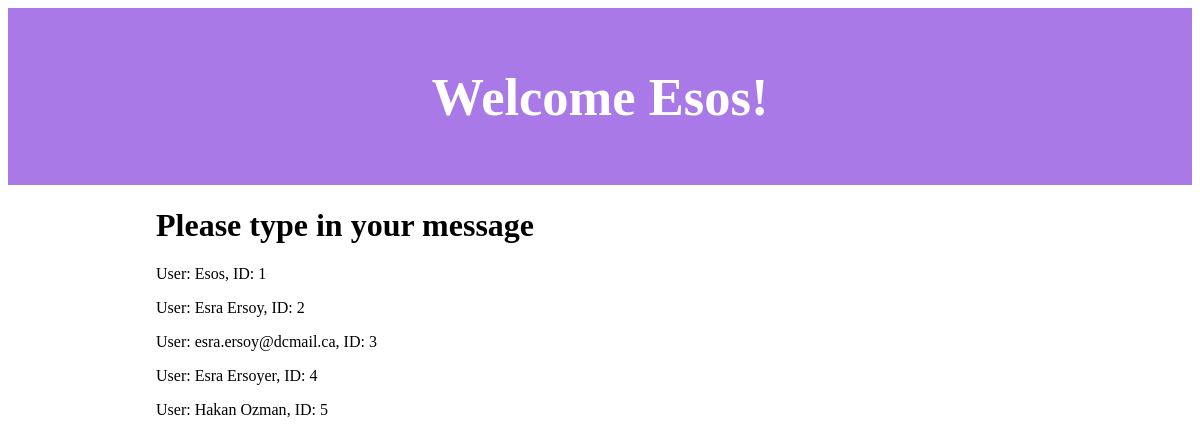
Page /view (signed in) on the committed database.
### app.py (models this page shows, shortened)
class users(db.Model):
    id = db.Column(db.Integer(), primary_key=True)
    user = db.Column(db.String(100))

### app.py (the view)
@app.route("/view")
def view():
    if "user" in session:
        user = session["user"]
    return render_template("view.html", values=users.query.all(), username=user)

### templates/view.html (shortened to what this page needs)
<!doctype html>
<html>
<head>
</head>
<header>
    <h2>Welcome {{username}}!</h2>
</header>
<body>
    <div class="container">
        <h1>Please type in your message</h1>
        <p>
        {% for item in values %}
            <p>User: {{item.user}}, ID: {{item.id}}</p>
        {% endfor %}
        </p>
        <br>
    </div>
</body>
</html>

### templates/view.html (style rules this page uses)
.container { width: 75%; margin-left: auto; margin-right: auto; }
header { background-color: #A879E7; padding: 15px; text-align: center; font-size: 35px; color: white; }

### rows in the picture
users: user "Esos", id "1"
users: user "Esra Ersoy", id "2"
users: user "esra.ersoy@dcmail.ca", id "3"
users: user "Esra Ersoyer", id "4"
users: user "Hakan Ozman", id "5"
